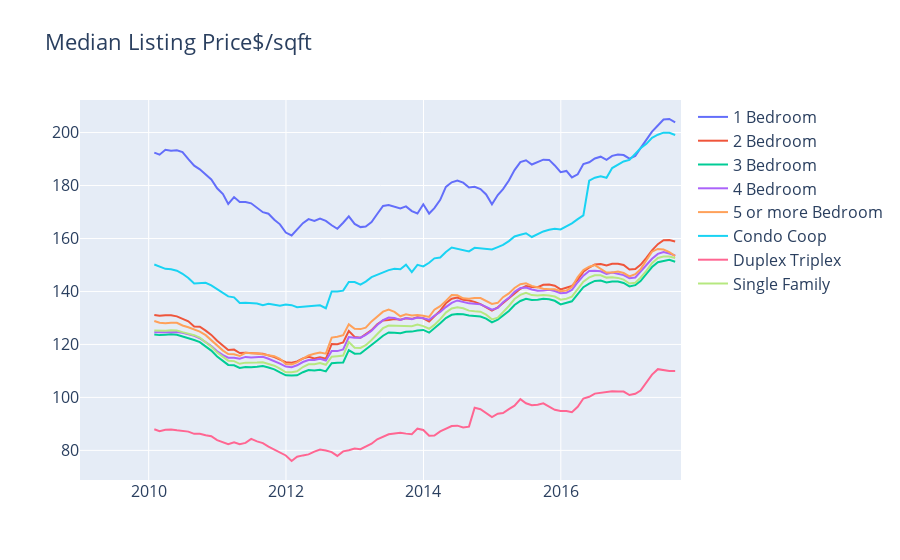

Here is the notebook cell this chart was saved with:
### Markdown cell above
## Median value of own home per sqaure fit

### Code cell
data = [go.Scatter(x = state_month['Date'], y = state_month['MedianListingPricePerSqft_1Bedroom'],name = '1 Bedroom'),
        go.Scatter(x = state_month['Date'], y = state_month['MedianListingPricePerSqft_2Bedroom'], name = '2 Bedroom'),
        go.Scatter(x = state_month['Date'], y = state_month['MedianListingPricePerSqft_3Bedroom'], name = '3 Bedroom'),
        go.Scatter(x = state_month['Date'], y = state_month['MedianListingPricePerSqft_4Bedroom'], name = '4 Bedroom'),
        go.Scatter(x = state_month['Date'], y = state_month['MedianListingPricePerSqft_5BedroomOrMore'], name = '5 or more Bedroom'),
        go.Scatter(x = state_month['Date'], y = state_month['MedianListingPricePerSqft_CondoCoop'], name = 'Condo Coop'),
        go.Scatter(x = state_month['Date'], y = state_month['MedianListingPricePerSqft_DuplexTriplex'], name = 'Duplex Triplex'),
        go.Scatter(x = state_month['Date'], y = state_month['MedianListingPricePerSqft_SingleFamilyResidence'], name = 'Single Family'),
       ]
       
layout = {'title': 'Median Listing Price$/sqft', 'font': dict(size=16),'xaxis':{'range':['2009-01-01','2017-10-01']}}

py.iplot({'data':data,'layout': layout})

### Figure 1 — Plotly figure (JSON) as saved in the notebook; plotly's stock layout.template omitted (floating-point values rounded to 4 significant figures; data arrays with more than 128 entries replaced by an {"elided": "..."} marker saying what was removed)
{"data": [{"name": "1 Bedroom", "type": "scatter", "x": {"elided": "257 str values"}, "y": {"elided": "257 float values"}}, {"name": "2 Bedroom", "type": "scatter", "x": {"elided": "257 str values"}, "y": {"elided": "257 float values"}}, {"name": "3 Bedroom", "type": "scatter", "x": {"elided": "257 str values"}, "y": {"elided": "257 float values"}}, {"name": "4 Bedroom", "type": "scatter", "x": {"elided": "257 str values"}, "y": {"elided": "257 float values"}}, {"name": "5 or more Bedroom", "type": "scatter", "x": {"elided": "257 str values"}, "y": {"elided": "257 float values"}}, {"name": "Condo Coop", "type": "scatter", "x": {"elided": "257 str values"}, "y": {"elided": "257 float values"}}, {"name": "Duplex Triplex", "type": "scatter", "x": {"elided": "257 str values"}, "y": {"elided": "257 float values"}}, {"name": "Single Family", "type": "scatter", "x": {"elided": "257 str values"}, "y": {"elided": "257 float values"}}], "layout": {"font": {"size": 16}, "title": {"text": "Median Listing Price$/sqft"}, "xaxis": {"range": ["2009-01-01", "2017-10-01"]}}}
